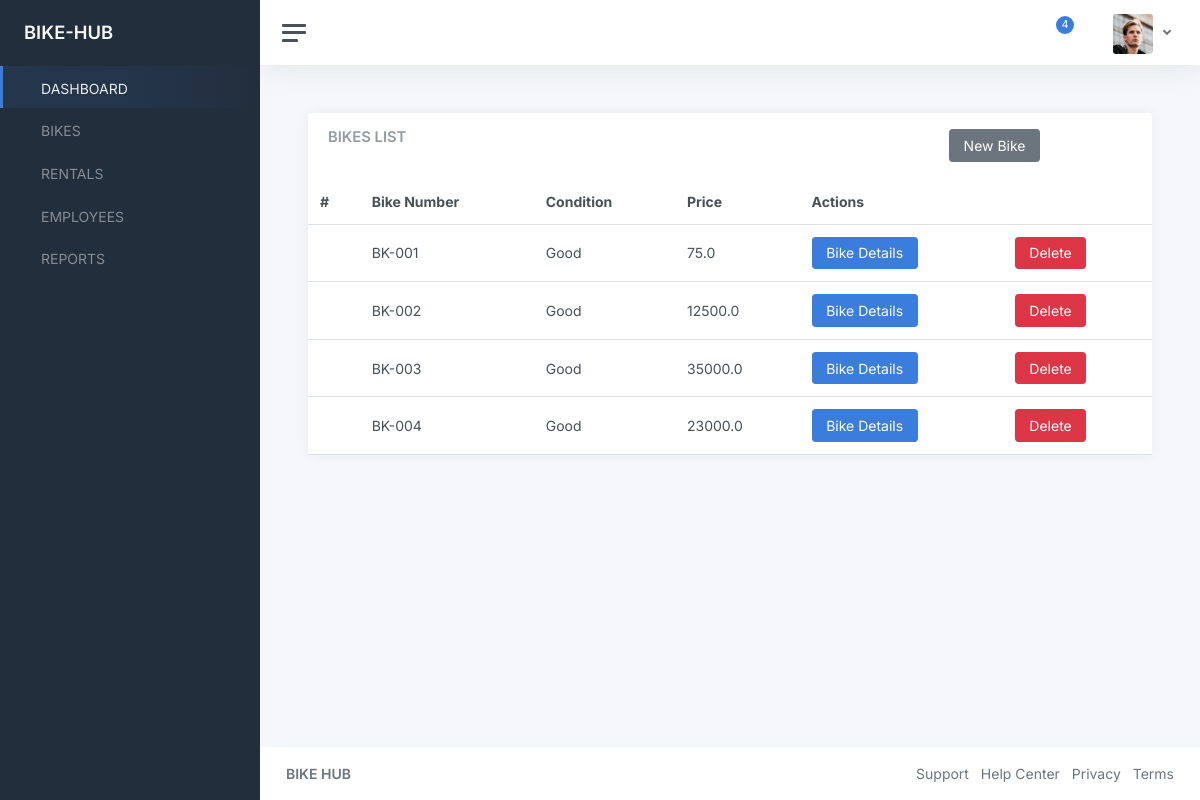
Screenshot of /bikes/ with the database file from the repository.
### bikes/models.py (models this page shows, shortened)
class Bike(models.Model):
    bike_number = models.CharField(max_length=200, unique=True, primary_key=True)
    hub = models.ForeignKey(Hub, on_delete=models.SET_NULL, null=True)
    condition = models.CharField(max_length=200, choices=BIKE_CONDITIONS)
    price = models.FloatField(default=0)
    rental_rate = models.FloatField(default=0)
    availability = models.CharField(max_length=200, default="1", choices=AVAILABILITY_CHOICES)
    date_added = models.DateTimeField(auto_now_add=True)
    date_updated = models.DateTimeField(auto_now=True)
    added_by =models.ForeignKey(Employee, on_delete=models.PROTECT)

### bikes/views.py (the view)
# urls.py: path("", include("bikes.urls")),
def bikes(request):
    bikes = Bike.objects.all()
    context = {
        "bikes": bikes
    }
    return render(request, "bikes.html", context)

### templates/bikes.html
{% extends "component-base.html" %}
{% block content %}
<main class="content">
	<div class="container-fluid p-0">
		<div class="row">
			<div class="col-12 col-lg-12 col-xxl-12 d-flex">
				<div class="card flex-fill">
					<div class="card-header">
						<div class="row">
							<div class="col-9">
								<h5 class="card-title mb-0">BIKES LIST</h5>
							</div>
							<div class="col-3">
								<a href="#" class="btn btn-secondary">New Bike</a>
							</div>
						</div>
					</div>
					<table class="table table-hover my-0">
						<thead>
							<tr>
                <th>#</th>
								<th>Bike Number</th>
								<th>Condition</th>
                <th>Price</th>
                <th colspan="2">Actions</th>
							</tr>
						</thead>
						<tbody>
{% for bike in bikes %}
							<tr>
                <td>{{bike.id}}</td>
								<td>{{bike.bike_number}}</td>
                <td class="">{{bike.condition}}</td>
                <td class="">{{bike.price}}</td>
								<td class="">
                  <a href="#" class="btn btn-primary">Bike Details</a>
                </td>
								<td>
                  <a href="#" class="btn btn-danger">Delete</a>
                </td>
							</tr>
{% endfor %}
						</tbody>
					</table>
				</div>
			</div>
		</div>
	</div>
</main>
{% endblock content %}

### rows the page displays
Bike: bike_number "BK-001", condition "Good", price "75.0"
Bike: bike_number "BK-002", condition "Good", price "12500.0"
Bike: bike_number "BK-003", condition "Good", price "35000.0"
Bike: bike_number "BK-004", condition "Good", price "23000.0"
